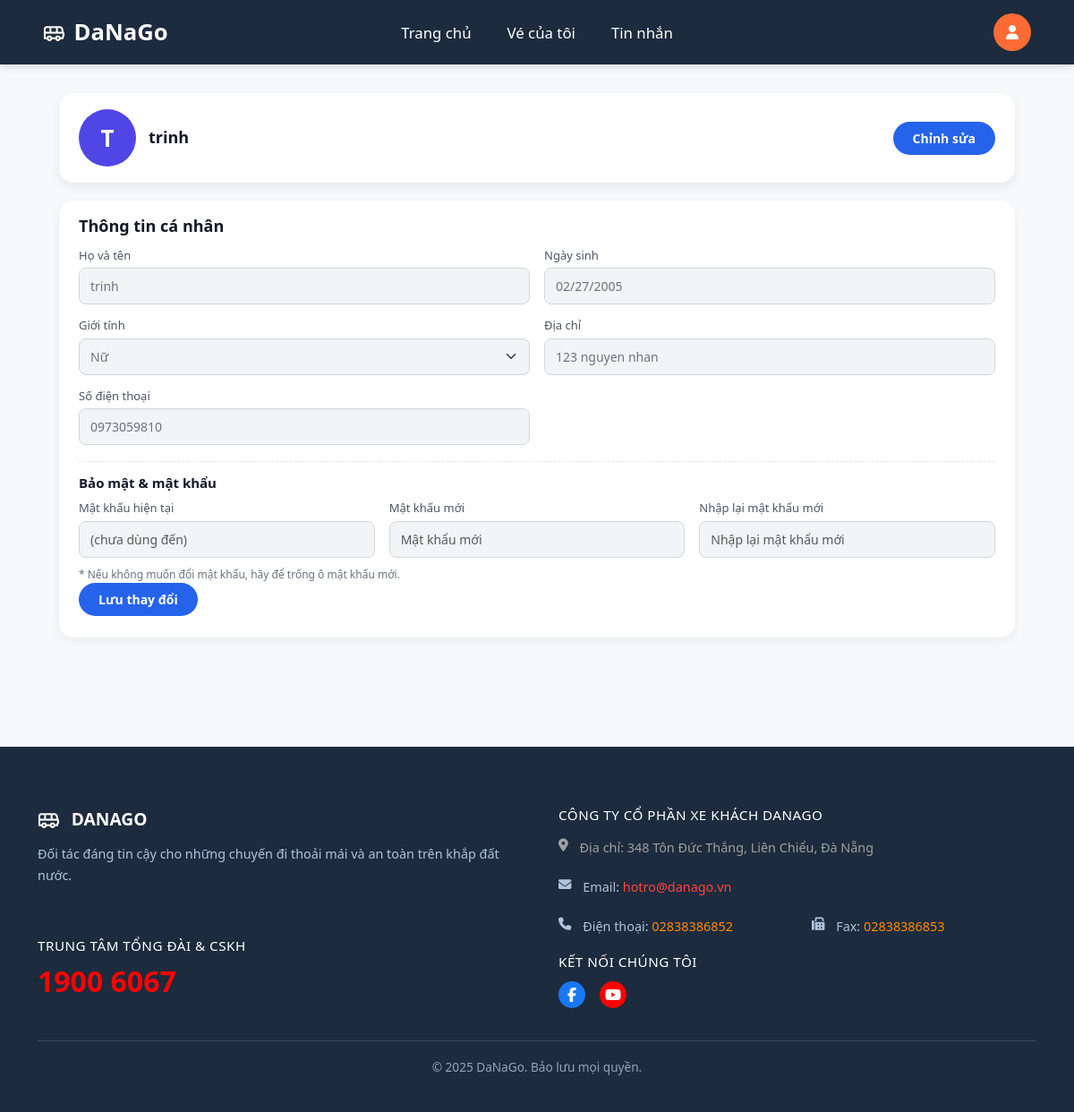
Screenshot of /profile-settings/ (signed in) with the database file from the repository.
### bustk/models.py (models this page shows, shortened)
class CustomUser(AbstractUser):
    ROLE_CHOICES = [
        ('admin', 'Quản trị viên'),
        ('user', 'Người dùng'),
    ]
    phone = models.CharField(max_length=15, blank=True, null=True)
    birthday = models.DateField(null=True, blank=True)
    gender = models.CharField(max_length=10, choices=[('male', 'Nam'), ('female', 'Nữ'), ('other', 'Khác')], blank=True)
    address = models.CharField(max_length=255, blank=True)
    role = models.CharField(max_length=20, choices=ROLE_CHOICES, default='user')
    groups = models.ManyToManyField(
        'auth.Group',
        related_name='customuser_set',  # ← THAY ĐỔI TÊN
        blank=True,
        help_text='The groups this user belongs to.',
        verbose_name='groups',
    )
    user_permissions = models.ManyToManyField(
        'auth.Permission',
        related_name='customuser_set',  # ← CÙNG TÊN VỚI TRÊN
        blank=True,
        help_text='Specific permissions for this user.',
        verbose_name='user permissions',
    )

### bustk/views.py (the view, shortened to what this page needs)
# urls.py: path('profile-settings/', views.profile_settings, name='profile_settings'),
@login_required
@require_http_methods(["GET", "POST"])
def profile_settings(request):
    return render(request, "ticket/profile_settings.html")

### bustk/templates/ticket/profile_settings.html (shortened to what this page needs)
{% extends "ticket/base.html" %}
{% load static %}
{% block extra_css %}
<link rel="stylesheet" href="{% static 'css/profile_settings.css' %}">
{% endblock %}
{% block content %}
<div class="profile-wrapper">
    <div class="profile-header-card">
        <div class="profile-user-info">
            <div class="profile-avatar">
                {% if user.username %}
                    {{ user.username|first|upper }}
                {% else %}
                    U
                {% endif %}
            </div>
            <div>
                <p class="profile-name">{{ user.username }}</p>
            </div>
        </div>
        <button id="editToggleBtn" class="btn-primary">
            Chỉnh sửa
        </button>
    </div>
    <div class="profile-card">
        <h3 class="section-title">Thông tin cá nhân</h3>
        <form id="profileForm" class="profile-form" autocomplete="off">
            <div class="form-grid">
                <div class="form-group">
                    <label for="fullNameInput">Họ và tên</label>
                    <input
                        id="fullNameInput"
                        name="fullname"
                        type="text"
                        class="form-control js-editable"
                        value="{{ request.user.username }}"
                        placeholder="Họ và tên"
                        disabled
                    >
                </div>
                <div class="form-group">
                    <label for="birthdayInput">Ngày sinh</label>
                    <input
                        id="birthdayInput"
                        name="birthday"
                        type="date"
                        class="form-control js-editable"
                        value="{{ request.user.birthday|date:'Y-m-d' }}"
                        disabled
                    >
                </div>
                <div class="form-group">
                    <label for="genderSelect">Giới tính</label>
                    <select
                        id="genderSelect"
                        name="gender"
                        class="form-select js-editable"
                        disabled
                    >
                        <option value="female" {% if user.gender == "female" %}selected{% endif %}>Nữ</option>
                    </select>
                </div>
                <div class="form-group">
                    <label for="addressInput">Địa chỉ</label>
                    <input
                        id="addressInput"
                        name="address"
                        type="text"
                        class="form-control js-editable"
                        placeholder="Địa chỉ của bạn"
                        value="{{ user.address }}"
                        disabled
                    >
                </div>
                <div class="form-group">
                    <label for="phoneInput">Số điện thoại</label>
                    <input
                        id="phoneInput"
                        name="phone"
                        type="text"
                        class="form-control js-editable"
                        value="{{ user.phone }}"
                        placeholder="Số điện thoại"
                        disabled
                    >
                </div>
            </div>
            <div class="security-section">
                <h4>Bảo mật &amp; mật khẩu</h4>
                <div class="security-grid">
                    <div class="form-group">
                        <label for="currentPasswordInput">Mật khẩu hiện tại</label>
                        <input
                            id="currentPasswordInput"
                            type="password"
                            class="form-control js-editable"
                            placeholder="(chưa dùng đến)"
                            disabled
                        >
                    </div>
                    <div class="form-group">
                        <label for="newPassword1Input">Mật khẩu mới</label>
                        <input
                            id="newPassword1Input"
                            name="password"
                            type="password"
                            class="form-control js-editable"
                            placeholder="Mật khẩu mới"
                            disabled
                        >
                    </div>
                    <div class="form-group">
                        <label for="newPassword2Input">Nhập lại mật khẩu mới</label>
                        <input
                            id="newPassword2Input"
                            type="password"
                            class="form-control js-editable"
                            placeholder="Nhập lại mật khẩu mới"
                            disabled
                        >
                    </div>
                </div>
                <p class="security-note">
                    * Nếu không muốn đổi mật khẩu, hãy để trống ô mật khẩu mới.
                </p>
            </div>
            <div class="profile-actions">
                <button type="submit" id="saveProfileBtn" class="btn-primary" disabled>
                    Lưu thay đổi
                </button>
            </div>
        </form>
    </div>
</div>
{% endblock %}

### bustk/static/css/profile_settings.css (style rules this page uses)
.profile-wrapper { max-width: 1100px; margin: 30px auto 60px; padding: 0 16px 40px; }
.profile-header-card { display: flex; justify-content: space-between; align-items: center; background: #ffffff; border-radius: 16px; padding: 18px 22px; box-shadow: 0 4px 12px rgba(15, 23, 42, 0.08); margin-bottom: 20px; }
.profile-user-info { display: flex; align-items: center; gap: 14px; }
.profile-avatar { width: 64px; height: 64px; border-radius: 50%; background: #4f46e5; display: flex; align-items: center; justify-content: center; color: #ffffff; font-size: 26px; font-weight: 700; }
.profile-name { margin: 0 0 2px; font-size: 18px; font-weight: 600; color: #111827; }
.btn-primary { border: none; outline: none; background: #2563eb; color: #ffffff; padding: 8px 22px; border-radius: 999px; font-size: 14px; font-weight: 600; cursor: pointer; transition: background 0.2s, box-shadow 0.2s, transform 0.1s; }
.profile-card { background: #ffffff; border-radius: 16px; padding: 18px 22px 24px; box-shadow: 0 4px 12px rgba(15, 23, 42, 0.06); margin-bottom: 18px; }
.section-title { margin: 0 0 12px; font-size: 18px; font-weight: 600; color: #111827; }
.profile-form { margin-top: 4px; }
.form-grid { display: grid; grid-template-columns: repeat(2, minmax(0, 1fr)); gap: 14px 16px; }
.form-group { display: flex; flex-direction: column; gap: 4px; }
.form-group label { font-size: 13px; font-weight: 500; color: #4b5563; }
.form-group input, .form-group select { padding: 9px 12px; border-radius: 8px; border: 1px solid #d1d5db; font-size: 14px; font-family: inherit; outline: none; background-color: #f9fafb; transition: border-color 0.2s, box-shadow 0.2s, background-color 0.2s; }
.form-group input:disabled, .form-group select:disabled { background-color: #f3f4f6; color: #6b7280; cursor: not-allowed; }
.security-section { margin-top: 18px; padding-top: 14px; border-top: 1px dashed #e5e7eb; }
.security-section h4 { font-size: 15px; font-weight: 600; color: #111827; margin: 0 0 10px; }
.security-grid { display: grid; grid-template-columns: repeat(3, minmax(0, 1fr)); gap: 14px 16px; }
.security-note { margin: 10px 0 0; font-size: 12px; color: #6b7280; }

### bustk/templates/ticket/base.html (style rules this page uses)
:root { --primary-blue: #1c2b3d; --accent-orange: #ff6b35; --light-gray: #f8f9fa; --dark-text: #2c3e50; --border-gray: #e0e0e0; --footer-text: #b0c4de; --footer-title: white; }
* { margin: 0; padding: 0; box-sizing: border-box; }
body { font-family: 'Segoe UI', Tahoma, Geneva, Verdana, sans-serif; background-color: var(--light-gray); color: var(--dark-text); }

### rows the page displays
CustomUser: username|first "T", username "trinh", fullname "trinh", birthday "02/27/2005", gender "Nữ", address "123 nguyen nhan", phone "0973059810"
